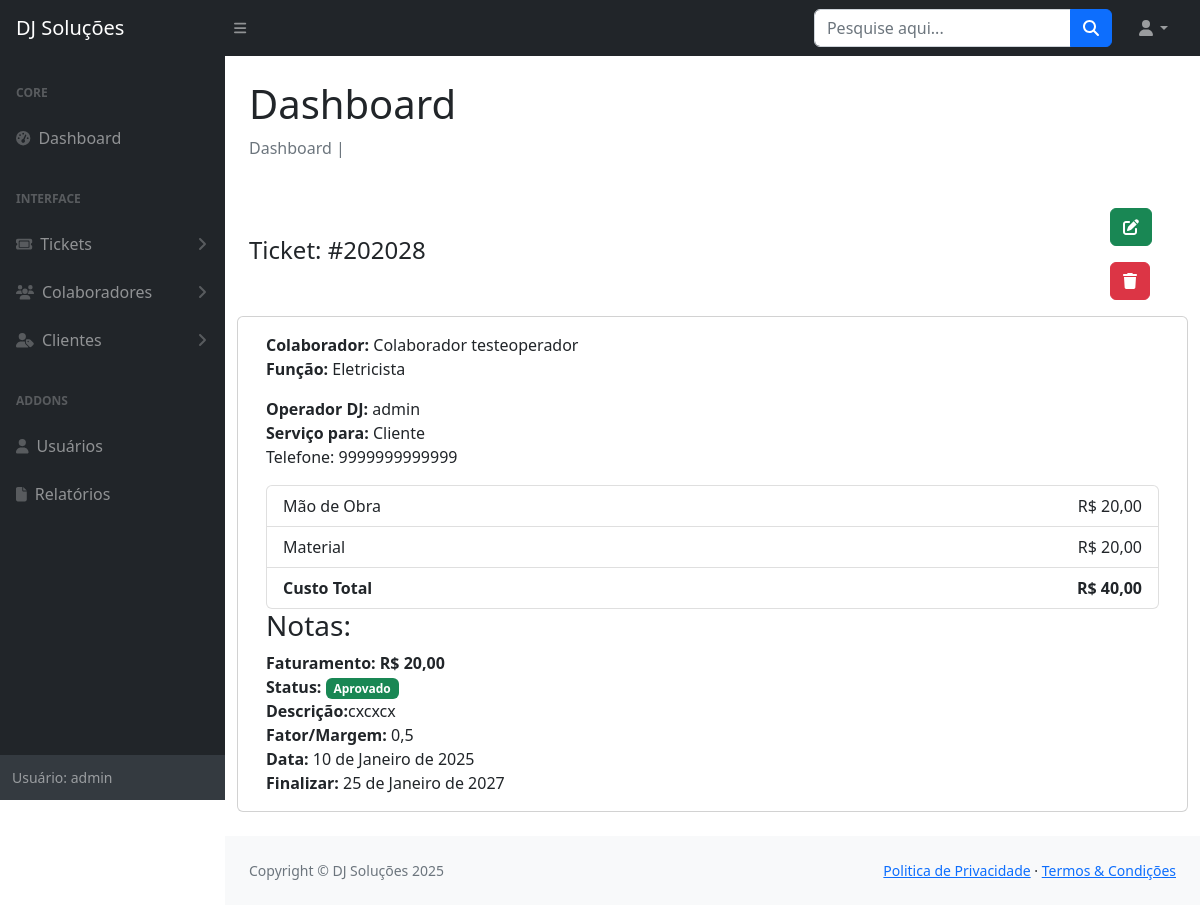
The app's page /ticket/ticket/2 (signed in) with its own data.
### ticket/models.py (models this page shows, shortened)
class Ticket(models.Model):
    ticket = models.CharField(max_length=6, unique=True)
    usuario = models.ForeignKey(User, on_delete=models.SET_NULL, null=True)
    colaborador = models.ForeignKey(Colaborador, on_delete=models.SET_NULL, null=True)
    cliente = models.ForeignKey(Cliente, on_delete=models.SET_NULL, null=True)
    status = models.CharField(max_length=1, choices=[('L', 'Levantamento'), ('O', 'Orçamento'), ('A', 'Aprovado'), ('F', 'Finalizado'), ('B', 'Buscar-Prestador')])
    descricao = models.TextField()
    valor_mao_obra = models.DecimalField(max_digits=10, decimal_places=2)
    valor_custo = models.DecimalField(max_digits=10, decimal_places=2)
    valor_faturamento = models.DecimalField(max_digits=10, decimal_places=2)
    data_criacao = models.DateField(auto_now_add=True)
    ultimo_update = models.DateField(auto_now_add=True)
    finalizado = models.BooleanField(default=False, null=True)
    data_finalizar = models.DateField()
    class Meta:
        ordering = ['data_criacao']
    def func_valor_custo_total(self):
        if self.valor_faturamento == 0 and self.valor_custo == 0:
            return self.valor_mao_obra + self.valor_custo + 1
        else:
            return self.valor_mao_obra + self.valor_custo
    def func_bdi(self):
        return self.valor_faturamento/self.func_valor_custo_total()

### colaborador/models.py (models this page shows)
class Colaborador(models.Model):
    nomeCol = models.CharField(max_length=255)
    usuario = models.ForeignKey(User, on_delete=models.SET_NULL, null=True)
    telefone = models.CharField(max_length=11)
    cpf_cnpj = models.CharField(max_length=20, null=True, unique=True)
    pix = models.CharField(max_length=100)
    funcao = models.CharField(max_length=100)
    enderecoCol = models.TextField()
    def __str__(self):
        return self.nomeCol

### cliente/models.py (models this page shows)
class Cliente(models.Model):
    nome = models.CharField(max_length=255)
    usuario = models.ForeignKey(User, on_delete=models.SET_NULL, null=True)
    gerente_loja = models.CharField(max_length=100)
    telefone = models.CharField(max_length=13)
    gerente_regional = models.CharField(max_length=100)
    enderecoCli = models.TextField()
    def __str__(self):
        return self.nome

### ticket/views.py (the view)
# urls.py: path('ticket/<int:id_ticket>', views.exibirticket, name="ticket"),
@login_required
def exibirticket(request, id_ticket):
    ticket = get_object_or_404(Ticket, id=id_ticket)
    valor_custo_total = ticket.func_valor_custo_total()
    bdi = ticket.func_bdi()
    context = {
        'ticket':ticket,
        'valor_custo_total':valor_custo_total,
        'bdi': bdi,
    }
    return render(request, 'ticket/ticket.html', context)

### templates/ticket/ticket.html (shortened to what this page needs)
{% extends '_layout/base.html' %}
{% block conteudo %}
    <div class="row">
      <div class="row align-items-center mb-7">
        <div class="col">
          <h1 class="fs-4 mb-0">Ticket: #{{ ticket.ticket }}</h1>
        </div>
        <div class="col-12 col-sm-auto mt-4 mt-sm-4">
          <p><a class="btn btn-success d-block" href="/ticket/editar-ticket/{{ticket.id}}"><i class="fas fa-edit"></i></a></p>
          <p><a type="button" class="btn btn-danger" data-bs-toggle="modal" data-bs-target="#exampleModal">
            <i class="fas fa-trash"></i>
          </a></p>
        </div>
      </div>
      <div class="card">
        <div class="card-body">
          <div class="row align-items-center justify-content-between mb-7">
            <div class="col-auto">
              <p class="text-end text-body-secondary mb-0">
                <p class="text-body-secondary mb-0">
                    <span class="fw-bold text-body">Colaborador:</span>
                    <span class="text-body">{{ ticket.colaborador }}</span>
                </p>
                <p class="text-body-secondary mb-0">
                    <span class="fw-bold text-body">Função:</span>
                    <span class="text-body">{{ ticket.colaborador.funcao }}</span>
                </p>
              </p>
            </div>
          </div>
          <div class="row justify-content-between mb-7">
            <div class="col-auto">
              <p class="text-body-secondary mb-0">
                <span class="fw-bold text-body">Operador DJ:</span>
                <span class="text-body">{{ ticket.usuario }}</span>
              </p>
              <p class="text-body-secondary mb-0">
                <span class="fw-bold text-body">Serviço para:</span>
                <span class="text-body">{{ ticket.cliente }}</span>
              </p>
              <p>
                Telefone: {{ ticket.cliente.telefone }} <br />
              </p>
            </div>
          </div>
          <div class="list-group mb-7">
            <div class="list-group-item bg-body">
              <div class="row">
                <div class="col">Mão de Obra</div>
                <div class="col-auto">R$ {{ ticket.valor_mao_obra }}</div>
              </div>
            </div>
            <div class="list-group-item bg-body">
              <div class="row">
                <div class="col">Material</div>
                <div class="col-auto">R$ {{ ticket.valor_custo }}</div>
              </div>
            </div>
            <div class="list-group-item bg-body">
              <div class="row">
                <div class="col">
                  <strong>Custo Total</strong>
                </div>
                <div class="col-auto">
                  <strong>R$ {{ valor_custo_total }}</strong>
                </div>
              </div>
            </div>
          </div>
          <h3 class="fs-base">Notas:</h3>
		  <p class="text-body-secondary mb-0">
            <strong>Faturamento: R$ {{ ticket.valor_faturamento }} </strong> <br />
          </p>
          <p class="text-body-secondary mb-0">
          <strong> Status:</strong>
                    {% if ticket.status == 'A' %}
                        <span class="badge text-bg-success">Aprovado</span>
                    {% endif %}
                    <br />
          </p>
          <p class="text-body-secondary mb-0">
            <strong>Descrição:</strong>{{ ticket.descricao }} <br />
          </p>
          <p class="text-body-secondary mb-0">
            <strong>Fator/Margem: </strong>{{ bdi }}<br />
          </p>
          <p class="text-body-secondary mb-0">
            <strong>Data:</strong> {{ ticket.data_criacao }} <br />
          </p>
          <p class="text-body-secondary mb-0">
            <strong>Finalizar:</strong> {{ ticket.data_finalizar }} <br />
          </p>
        </div>
      </div>
    </div>
  <br>
{% endblock %}

### templates/paginas/nav-lateral.html (shortened to what this page needs)
{% load permission_tags %}
<div id="layoutSidenav_nav">
    <nav class="sb-sidenav accordion sb-sidenav-dark" id="sidenavAccordion">
        <div class="sb-sidenav-menu">
            <div class="nav">
                <div class="sb-sidenav-menu-heading">Core</div>
                <a class="nav-link" href="/">
                    <div class="sb-nav-link-icon"><i class="fas fa-tachometer-alt"></i></div>
                    Dashboard
                </a>
                <div class="sb-sidenav-menu-heading">Interface</div>
                <a class="nav-link collapsed" href="#" data-bs-toggle="collapse" data-bs-target="#collapseLTickets" aria-expanded="false" aria-controls="collapseLTickets">
                    <div class="sb-nav-link-icon"><i class="fas fa-ticket"></i></div>
                    Tickets
                    <div class="sb-sidenav-collapse-arrow"><i class="fas fa-angle-down"></i></div>
                </a>
                <a class="nav-link collapsed" href="#" data-bs-toggle="collapse" data-bs-target="#collapseColaborador" aria-expanded="false" aria-controls="collapseColaborador">
                    <div class="sb-nav-link-icon"><i class="fas fa-users"></i></div>
                    Colaboradores
                    <div class="sb-sidenav-collapse-arrow"><i class="fas fa-angle-down"></i></div>
                </a>
                <a class="nav-link collapsed" href="#" data-bs-toggle="collapse" data-bs-target="#collapseClientes" aria-expanded="false" aria-controls="collapseClientes">
                    <div class="sb-nav-link-icon"><i class="fas fa-user-tag"></i></div>
                    Clientes
                    <div class="sb-sidenav-collapse-arrow"><i class="fas fa-angle-down"></i></div>
                </a>
                {% if user|has_role:'super' %}
                <div class="sb-sidenav-menu-heading">Addons</div>
                <a class="nav-link" href="{% url 'index-usuario' %}">
                    <div class="sb-nav-link-icon"><i class="fas fa-user"></i></div>
                    Usuários
                </a>
                <a class="nav-link" href="tables.html">
                    <div class="sb-nav-link-icon"><i class="fas fa-file"></i></div>
                    Relatórios
                </a>
                {%  endif %}
            </div>
        </div>
        <div class="sb-sidenav-footer">
            <div class="small">Usuário: {{user.username}}</div>
        </div>
    </nav>
</div>

### records on screen
Ticket: ticket "202028", colaborador "Colaborador testeoperador", colaborador.funcao "Eletricista", usuario "admin", cliente "Cliente", cliente.telefone "9999999999999", valor_mao_obra "20,00", valor_custo "20,00", valor_faturamento "20,00", descricao "cxcxcx", data_criacao "10 de Janeiro de 2025", data_finalizar "25 de Janeiro de 2027"

### other values on screen
{{ user.username }} "admin"
{{ valor_custo_total }} "40,00"
{{ bdi }} "0,5"
